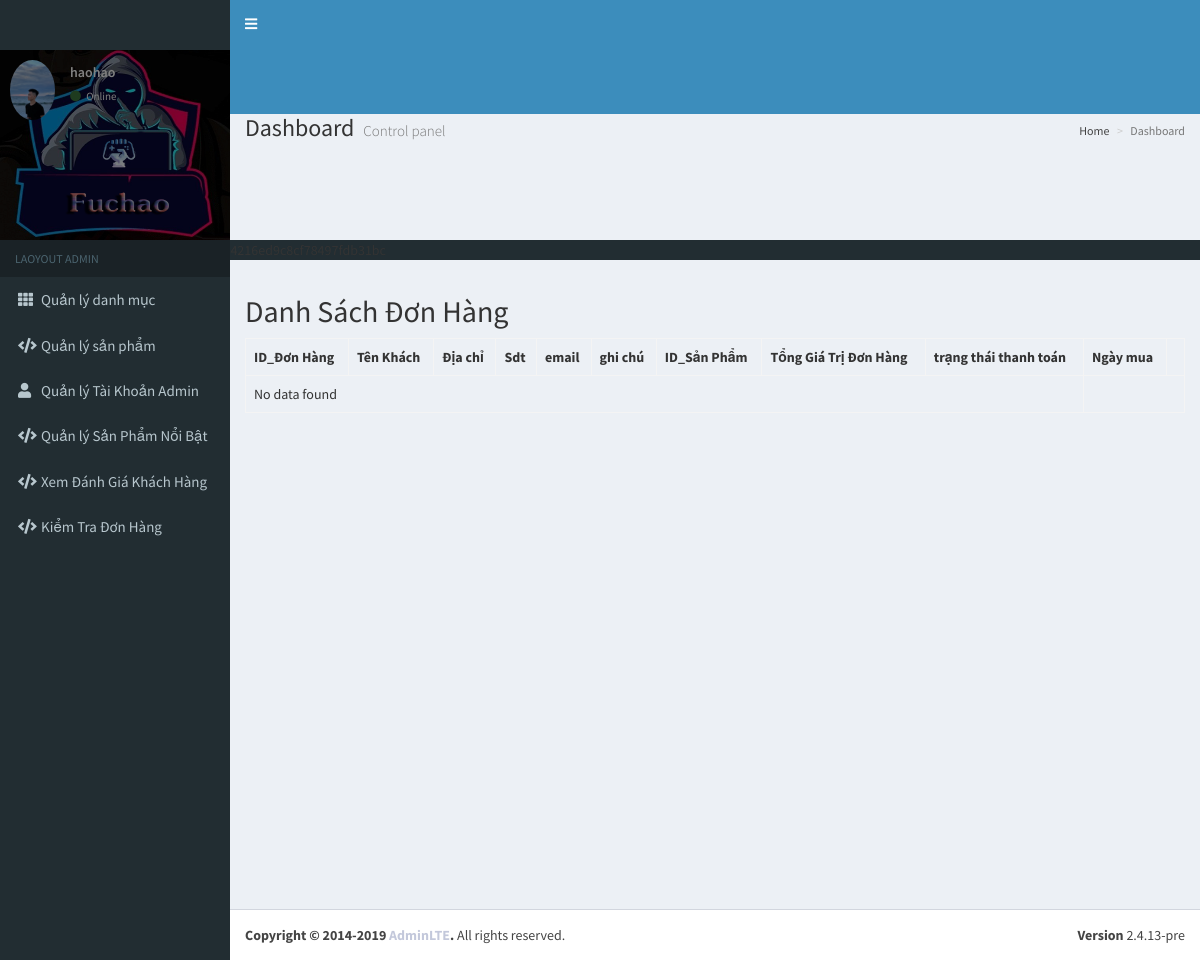
Page /Backend/index.php?controller=order&action=index (signed in) on the earlier database version.
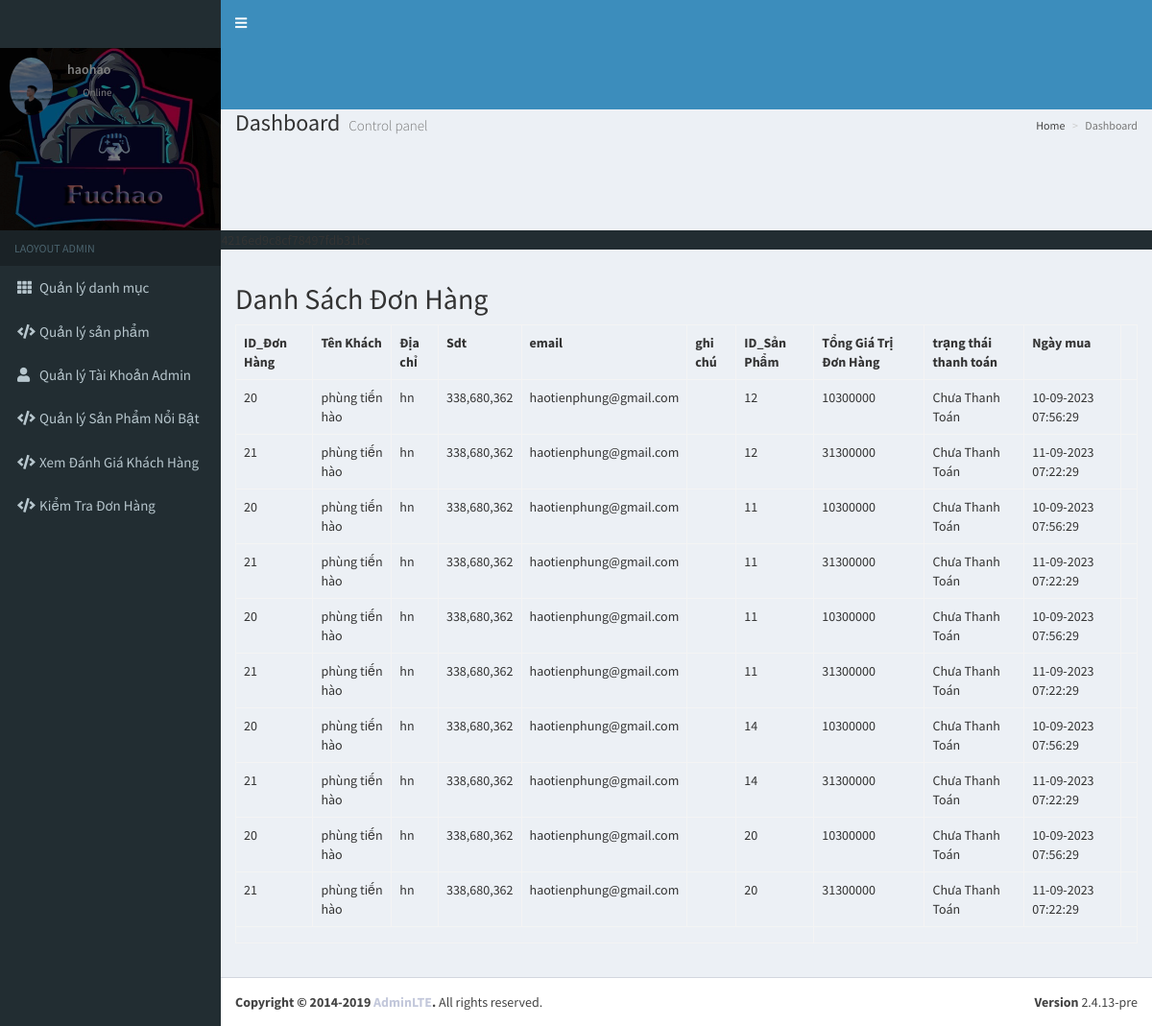
Same page on the later database version.
### tables this page shows
CREATE TABLE `order_details` (
  `order_id` int(11) DEFAULT NULL,
  `product_id` int(150) DEFAULT NULL,
  `quantity` int(11) DEFAULT NULL
);

CREATE TABLE `orders` (
  `id` int(11) NOT NULL,
  `user_id` int(11) DEFAULT NULL,
  `fullname` varchar(255) DEFAULT NULL,
  `address` varchar(255) DEFAULT NULL,
  `mobile` int(11) DEFAULT NULL,
  `email` varchar(255) DEFAULT NULL,
  `note` text DEFAULT NULL,
  `price_total` int(11) DEFAULT NULL,
  `payment_status` tinyint(2) DEFAULT NULL,
  `created_at` timestamp NOT NULL DEFAULT current_timestamp(),
  `updated_at` datetime DEFAULT NULL
);

### Backend/controllers/Controller.php (called while the page is built, shortened)
<?php
class Controller
{
    public function render($file, $variables = []) {
        extract($variables);
        require $file;
        $render_view = ob_get_clean();
        return $render_view;
    }
}

### Backend/controllers/OrderController.php (called while the page is built, shortened)
<?php
require_once 'controllers/Controller.php';
require_once 'models/order.php';
class OrderController extends Controller
{
    public function index(){
        $order_model = new Order();
        $order = $order_model->getAll();
        $this->content = $this->render('views/order/index.php',[
            'order'=>$order,
        ]);
        require_once 'views/layouts/main.php';
    }
}

### Backend/index.php (called while the page is built, shortened)
<?php
$action = isset($_GET['action']) ? $_GET['action'] : 'index';
$object = new $controller();
$object->$action();
?>

### Backend/Models/Model.php (called while the page is built, shortened)
<?php
class Model {
    public function __construct() {
        try {
            $this->connection = new PDO(Database::DB_DSN, Database::DB_USERNAME, Database::DB_PASSWORD);
        } catch (PDOException $e) {
            die("Kết nối CSDL theo PDO thất bại: " . $e->getMessage());
        }
    }
}

### Backend/Models/order.php (called while the page is built, shortened)
<?php
require_once 'models/Model.php';
class Order extends Model
{
    public function getAll(){
        $obj_select = $this->connection
            ->prepare("SELECT * FROM orders JOIN order_details ");
        $arr_select = [];
        $obj_select->execute($arr_select);
        $order = $obj_select->fetchAll(PDO::FETCH_ASSOC);
        return $order;
    }
}

### Backend/helpers/Helper.php (called while the page is built, shortened)
<?php
class Helper
{
    public static function getpaymentStatusText($status = 0) {
        $status_text = '';
        switch ($status) {
            case self::STATUS_DISABLED:
                $status_text = self::STATUS_DISABLE_TEXT;
                break;
        }
        return $status_text;
    }
}

### Backend/views/order/index.php (the view, shortened to what this page needs)
<?php
require_once 'helpers/Helper.php';
?>
<h2>Danh Sách Đơn Hàng</h2>
<table class="table table-bordered">
    <tr>
        <th>ID_Đơn Hàng</th>
        <th>Tên Khách</th>
        <th>Địa chỉ</th>
        <th>Sdt</th>
        <th>email</th>
        <th>ghi chú</th>
        <th>ID_Sản Phẩm</th>
        <th>Tổng Giá Trị Đơn Hàng</th>
        <th>trạng thái thanh toán</th>
        <th>Ngày mua</th>
        <th></th>
    </tr>
    <?php if (!empty($order)): ?>
        <?php foreach ($order as $order): ?>
            <tr>
                <td><?php echo $order['id'] ?></td>
                <td><?php echo $order['fullname'] ?></td>
                <td><?php echo $order['address'] ?></td>
                <td><?php echo number_format($order['mobile']) ?></td>
                <td><?php echo $order['email'] ?></td>
                <td><?php echo $order['note'] ?></td>
                <td><?php echo $order['product_id']?></td>
                <td><?php echo $order['price_total'] ?></td>
                <td><?php echo Helper::getpaymentStatusText($order['payment_status']) ?></td>
                <td><?php echo date('d-m-Y H:i:s', strtotime($order['created_at'])) ?></td>
                <td>
                </td>
            </tr>
        <?php endforeach; ?>
        <tr>
            <td colspan="7"><?php ?></td>
        </tr>
    <?php else: ?>
        <tr>
            <td colspan="9">No data found</td>
        </tr>
    <?php endif; ?>
</table>

Differences in the rows shown:
added order_details: order "20", order.fullname "phùng tiến hào", order.address "hn", order.mobile "338,680,362", order.email "haotienphung@gmail.com", product "12", order.price_total "10300000", order.payment_status "Chưa Thanh Toán", order.created_at "10-09-2023 07:56:29", orders.id "21", orders.fullname "phùng tiến hào", orders.address "hn", orders.mobile "338,680,362", orders.email "haotienphung@gmail.com", orders.price_total "31300000", orders.payment_status "Chưa Thanh Toán", orders.created_at "11-09-2023 07:22:29"
added order_details: order "20", order.fullname "phùng tiến hào", order.address "hn", order.mobile "338,680,362", order.email "haotienphung@gmail.com", product "11", order.price_total "10300000", order.payment_status "Chưa Thanh Toán", order.created_at "10-09-2023 07:56:29", orders.id "21", orders.fullname "phùng tiến hào", orders.address "hn", orders.mobile "338,680,362", orders.email "haotienphung@gmail.com", orders.price_total "31300000", orders.payment_status "Chưa Thanh Toán", orders.created_at "11-09-2023 07:22:29"
added order_details: orders.id "20", orders.fullname "phùng tiến hào", orders.address "hn", orders.mobile "338,680,362", orders.email "haotienphung@gmail.com", product "11", orders.price_total "10300000", orders.payment_status "Chưa Thanh Toán", orders.created_at "10-09-2023 07:56:29", order "21", order.fullname "phùng tiến hào", order.address "hn", order.mobile "338,680,362", order.email "haotienphung@gmail.com", order.price_total "31300000", order.payment_status "Chưa Thanh Toán", order.created_at "11-09-2023 07:22:29"
added order_details: orders.id "20", orders.fullname "phùng tiến hào", orders.address "hn", orders.mobile "338,680,362", orders.email "haotienphung@gmail.com", product "14", orders.price_total "10300000", orders.payment_status "Chưa Thanh Toán", orders.created_at "10-09-2023 07:56:29", order "21", order.fullname "phùng tiến hào", order.address "hn", order.mobile "338,680,362", order.email "haotienphung@gmail.com", order.price_total "31300000", order.payment_status "Chưa Thanh Toán", order.created_at "11-09-2023 07:22:29"
added order_details: orders.id "20", orders.fullname "phùng tiến hào", orders.address "hn", orders.mobile "338,680,362", orders.email "haotienphung@gmail.com", product "20", orders.price_total "10300000", orders.payment_status "Chưa Thanh Toán", orders.created_at "10-09-2023 07:56:29", order "21", order.fullname "phùng tiến hào", order.address "hn", order.mobile "338,680,362", order.email "haotienphung@gmail.com", order.price_total "31300000", order.payment_status "Chưa Thanh Toán", order.created_at "11-09-2023 07:22:29"
Other differences:
text no longer shown: "No data found"
